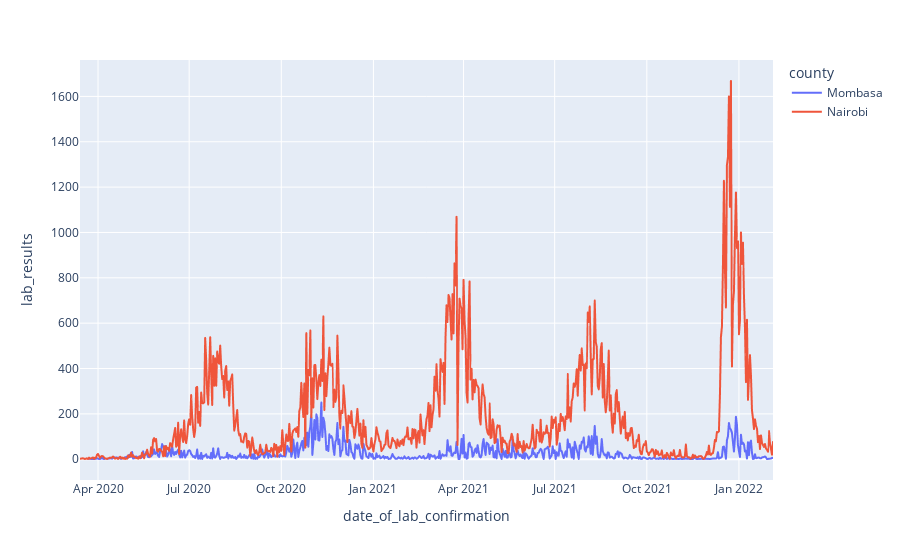

The cell this chart's notebook holds for it:
### Code cell
county_daily_data_selected = county_daily_data[county_daily_data["county"].isin(["Nairobi", "Mombasa"])]
county_daily_data_selected = county_daily_data_selected[[ "county", "lab_results", "date_of_lab_confirmation"]].\
                                groupby(["county", "date_of_lab_confirmation"]).count().reset_index()

fig = px.line(county_daily_data_selected, x="date_of_lab_confirmation" , y = "lab_results" , color = "county")
fig.update_traces(mode = 'lines')
fig.update_layout()
fig.show()

### Figure 1 — Plotly figure (JSON) as saved in the notebook; plotly's stock layout.template omitted (floating-point values rounded to 4 significant figures; data arrays with more than 128 entries replaced by an {"elided": "..."} marker saying what was removed)
{"data": [{"hovertemplate": "county=Mombasa<br>date_of_lab_confirmation=%{x}<br>lab_results=%{y}<extra></extra>", "legendgroup": "Mombasa", "line": {"color": "#636efa", "dash": "solid"}, "marker": {"symbol": "circle"}, "mode": "lines", "name": "Mombasa", "showlegend": true, "type": "scattergl", "x": {"elided": "628 str values"}, "xaxis": "x", "y": {"elided": "628 int values"}, "yaxis": "y"}, {"hovertemplate": "county=Nairobi<br>date_of_lab_confirmation=%{x}<br>lab_results=%{y}<extra></extra>", "legendgroup": "Nairobi", "line": {"color": "#EF553B", "dash": "solid"}, "marker": {"symbol": "circle"}, "mode": "lines", "name": "Nairobi", "showlegend": true, "type": "scattergl", "x": {"elided": "682 str values"}, "xaxis": "x", "y": {"elided": "682 int values"}, "yaxis": "y"}], "layout": {"legend": {"title": {"text": "county"}, "tracegroupgap": 0}, "margin": {"t": 60}, "xaxis": {"anchor": "y", "domain": [0, 1], "title": {"text": "date_of_lab_confirmation"}}, "yaxis": {"anchor": "x", "domain": [0, 1], "title": {"text": "lab_results"}}}}
